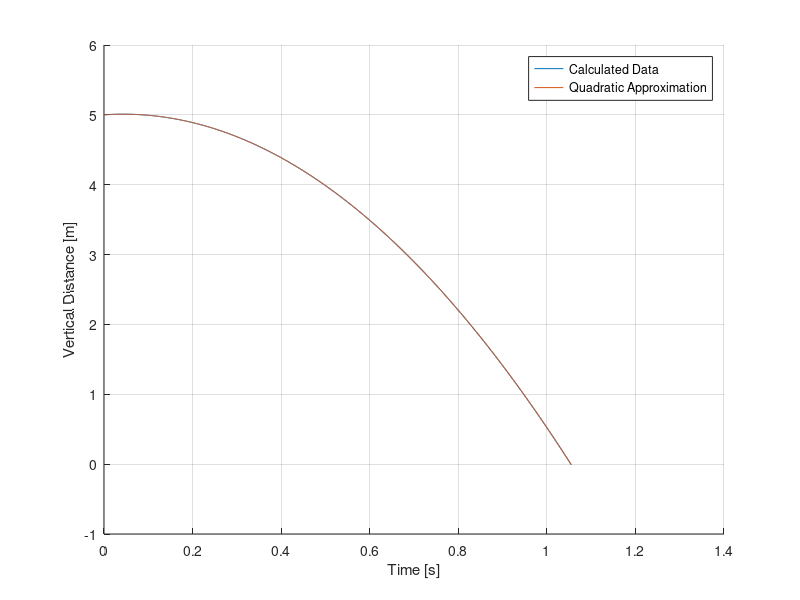
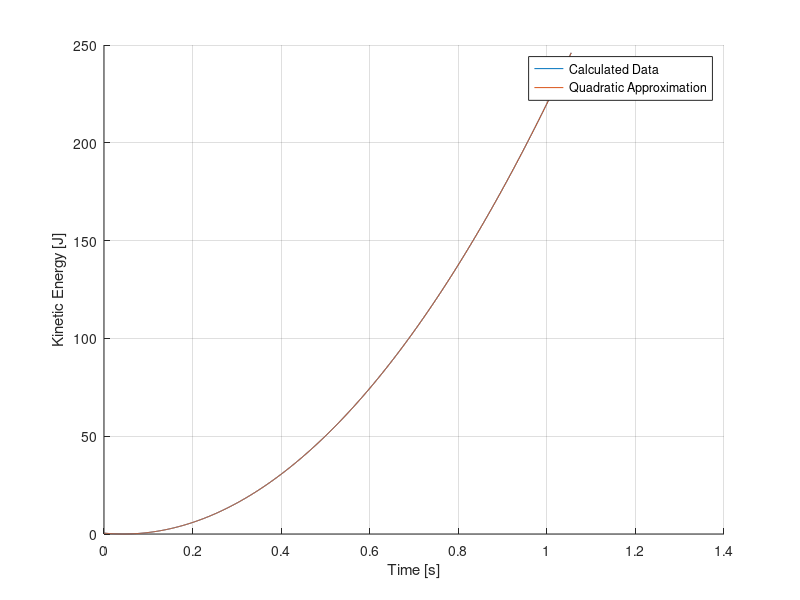
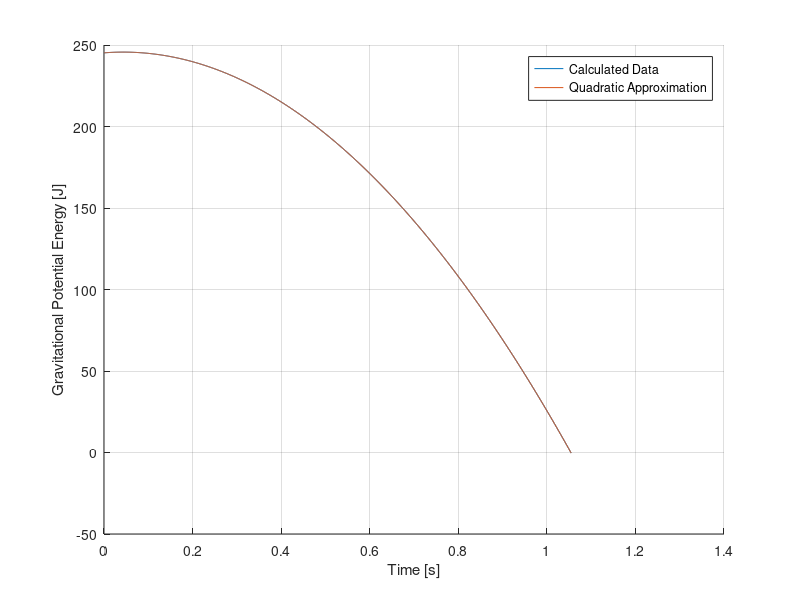
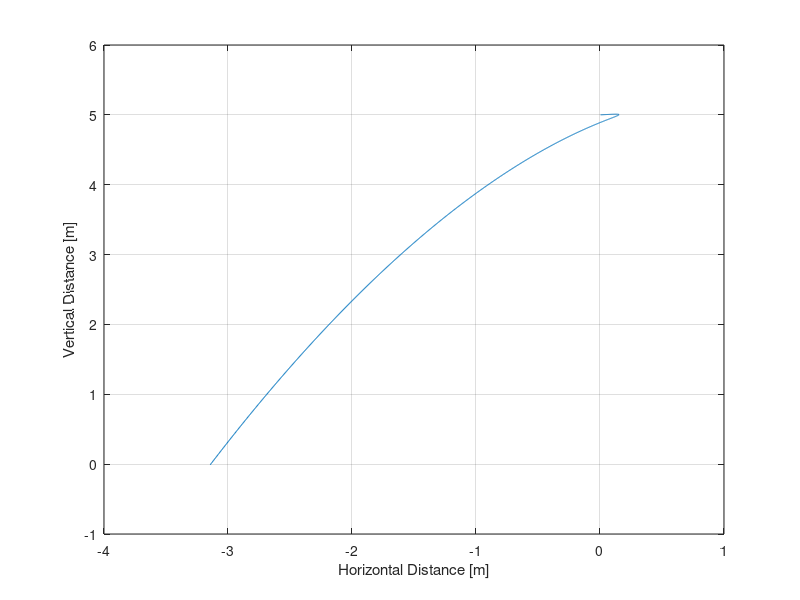

Recreate these plots in MATLAB, in order. (Note: this script raises an error after producing the figures.)
% Title: Ballisitic Trajectory Calculator
% Author: James Emerson Parkus
% Date: June 23rd, 2017
% Purpose: Take initial conditions of a projectile motion problem and
% analyze the situation extensively and provide a plot of motion, fit a
% quadratic curve, and present the data.
% 
% Initial Conditions
% 1. velocity vector
%   - Vector magnitude and launch angle
% 2. object mass
% 
% Assumptions
% 1. negligible air resistance
% 2. ground is flat
% 3. sunny weather
% 4. no wind

clc
clear

%% Constants
gravity = -1*9.8066; % m/s^2 - Standard gravity at sea level
drag_coefficient = 2.0;
rho_air = 1.225; % density of air

%% Units
distance_unit = '[m]';
time_unit = '[s]';
velocity_unit = '[m/s]';
acceleration_unit = '[m/s^2]';
force_unit = '[N]';
energy_unit = '[J]';
mass_unit = '[kg]';
angle_unit = '[deg]';
area_unit = '[m^2]';
density_unit = '[kg/m^3]';

%% Initial Conditions
initial_velocity_vector_magnitude = input('Enter the initial velocity vector magnitude in m/s\n');
initial_angle = input('Enter the initial angle of launch in degrees\n');
initial_height(1) = input('Enter the initial height in meters\n'); % m - Height from ground
mass = input('Enter the objects mass in kg\n');
cross_area = input('Enter the cross-sectional area in m^2 \n');
wind_velocity = input('Enter the velocity of the wind in m/s \n');
initial_velocity_x(1) = initial_velocity_vector_magnitude*cos(deg2rad(initial_angle));
initial_velocity_y(1) = initial_velocity_vector_magnitude*sin(deg2rad(initial_angle));
initial_distance_x(1) = 0;
initial_kinetic_energy(1) = 1/2*mass*initial_velocity_y(1)^2; % Joules
initial_gravitational_potential_energy(1) = mass*abs(gravity)*initial_height(1); % Joules
%% Iterative Sequence
t(1) = 0;
dt = 1*10^-3; % s - Time Step 0.001s
i = 1;

while initial_height >= 0
    % Iterative Calculations
    final_velocity_y(i) = initial_velocity_y(i) + gravity*dt;
    final_velocity_x(i) = initial_velocity_x(i) - 1/(2*mass)*rho_air*drag_coefficient*cross_area*(initial_velocity_x(i) + wind_velocity)^2*dt;
    final_height(i) = initial_height(i) + initial_velocity_y(i)*dt + 1/2*gravity*dt^2;
    final_kinetic_energy(i) = 1/2*mass*final_velocity_y(i)^2;
    final_gravitational_potential_energy(i) = mass*abs(gravity)*final_height(i);
    final_distance_x(i) = initial_distance_x(i) + final_velocity_x(i)*dt;
    
    % Changes between final and initial conditions
    delta_velocity_y(i) = final_velocity_y(i) - initial_velocity_y(i);
    delta_height(i) = final_height(i) - initial_height(i);
    delta_kinetic_energy(i) = final_kinetic_energy(i) - initial_kinetic_energy(i);
    delta_gravitational_potential_energy(i) = final_gravitational_potential_energy(i) - initial_gravitational_potential_energy(i);
    
    % Updating the variables
    initial_velocity_y(i+1) = final_velocity_y(i);
    initial_velocity_x(i+1) = final_velocity_x(i);
    initial_height(i+1) = final_height(i);
    initial_distance_x(i+1) = final_distance_x(i);
    initial_kinetic_energy(i+1) = final_kinetic_energy(i);
    initial_gravitational_potential_energy(i+1) = final_gravitational_potential_energy(i);
    
    t(i+1) = t(i) + dt;
    i = i + 1;
end

%% Total, Maximum, Final Conditions
% Total Conditions
total_velocity_y = sum(delta_velocity_y);
total_height = sum(delta_height);
total_distance_x = sum(final_distance_x);
total_kinetic_energy = sum(delta_kinetic_energy);
total_gravitational_potential_energy = sum(delta_gravitational_potential_energy);

% Maximum Conditions
maximum_height = max(final_height);
maximum_velocity_y = max(final_velocity_y);
maximum_kinetic_energy = max(final_kinetic_energy);
maximum_gravitational_potential_energy = max(final_gravitational_potential_energy);

% Final Conditions
% final_velocity_x = initial_velocity_x;
final_angle = rad2deg(atan(final_velocity_y(i-1)/final_velocity_x(i-1)));
final_velocity_vector_magnitude = sqrt(final_velocity_x(i-1)^2 + final_velocity_y(i-1)^2);

%% Data Visualization
p1 = polyfit(t(1:i-1),final_height(1:i-1),2)
y1 = polyval(p1,t(1:i-1));
figure()
hold on
plot(t(1:i-1),final_height(1:i-1));
plot(t(1:i-1),y1,'-');
xlabel('Time [s]');
ylabel('Vertical Distance [m]');
legend('Calculated Data','Quadratic Approximation');
grid on
hold off

% figure()
% plot(final_distance_x(1:i-1),final_velocity_y(1:i-1));
% xlabel('Horizontal Distance [m]');
% ylabel('Vertical Velocity [m/s]');
% grid on
% 
% figure()
% plot(t(1:i-1),final_velocity_y(1:i-1));
% xlabel('Time [s]');
% ylabel('Vertical Velocity [m/s]');
% grid on

p2 = polyfit(t(1:i-1),final_kinetic_energy(1:i-1),2)
y2 = polyval(p2,t(1:i-1));
figure()
hold on
plot(t(1:i-1),final_kinetic_energy(1:i-1));
plot(t(1:i-1),y2,'-');
xlabel('Time [s]');
ylabel('Kinetic Energy [J]');
legend('Calculated Data','Quadratic Approximation');
grid on
hold off

p3 = polyfit(t(1:i-1),final_gravitational_potential_energy(1:i-1),2)
y3 = polyval(p3,t(1:i-1));
figure()
hold on
plot(t(1:i-1),final_gravitational_potential_energy(1:i-1));
plot(t(1:i-1),y3,'-');
xlabel('Time [s]');
ylabel('Gravitational Potential Energy [J]');
legend('Calculated Data','Quadratic Approximation');
grid on
hold off

figure()
plot(final_distance_x,final_height)
xlabel('Horizontal Distance [m]');
ylabel('Vertical Distance [m]');
grid on

%% Data Concatenation
linedivider = '-----------';
result = {
    'Variable Title','Numeric Value','Unit';
    linedivider,linedivider,linedivider;
    'Initial Conditions','','';
    linedivider,linedivider,linedivider;
    'Initial Velocity Vector Magnitude',initial_velocity_vector_magnitude,velocity_unit;
    'Initial Launch Angle',initial_angle,angle_unit;
    'Initial Vertical Velocity',initial_velocity_y(1),velocity_unit;
    'Initial Horizontal Velocity',initial_velocity_x(1),velocity_unit;
    'Initial Height',initial_height(1),distance_unit;
    'Initial Horizontal Distance',initial_distance_x(1),distance_unit;
    'Initial Kinetic Energy',initial_kinetic_energy(1),energy_unit;
    'Initial Gravitational Potential Energy',initial_gravitational_potential_energy(1),energy_unit;
    'Object Mass',mass,mass_unit;
    linedivider,linedivider,linedivider;
    'Final Conditions','','';
    linedivider,linedivider,linedivider;
    'Final Velocity Vector Magnitude',final_velocity_vector_magnitude,velocity_unit;
    'Final Landing Angle',final_angle,angle_unit;
    'Final Vertical Velocity',final_velocity_y(i-1),velocity_unit;
    'Final Horizontal Velocity',final_velocity_x(i-1),velocity_unit;
    'Final Height',final_height(i-1),distance_unit;
    'Final Horizontal Distance',final_distance_x(i-1),distance_unit;
    'Final Kinetic Energy',final_kinetic_energy(i-1),energy_unit;
    'Final Gravitational Potential Energy',final_gravitational_potential_energy(i-1),energy_unit;
    linedivider,linedivider,linedivider;
    'Total & Maximum Conditions','','';
    linedivider,linedivider,linedivider;
    'Total Vertical Velocity',total_velocity_y,velocity_unit;
    'Total Height',total_height,distance_unit;
    'Total Kinetic Energy',total_kinetic_energy,energy_unit;
    'Total Gravitational Potential Energy',total_gravitational_potential_energy,energy_unit;
    'Maximum Vertical Velocity',maximum_velocity_y,velocity_unit;
    'Maximum Height',maximum_height,distance_unit;
    'Maximum Kinetic Energy',maximum_kinetic_energy,energy_unit;
    'Maximum Gravitational Potential Energy',maximum_gravitational_potential_energy,energy_unit;
    };

display(result);
xlswrite('Projectile Motion Analysis Program Data',result,1);
